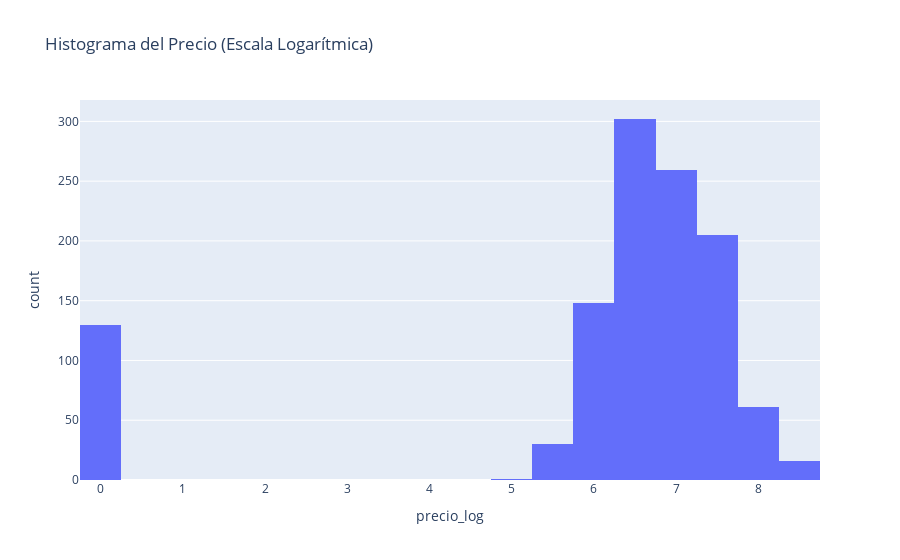

The cell this chart's notebook holds for it:
### Code cell
df_merged["precio_log"] = np.log1p(df_merged["precio"])  

# Graficar la distribución normalizada
fig = px.histogram(data_frame=df_merged, 
                   x="precio_log", 
                   nbins=40, 
                   title="Histograma del Precio (Escala Logarítmica)")
fig.show()

### Figure 1 — Plotly figure (JSON) as saved in the notebook; plotly's stock layout.template omitted (floating-point values rounded to 4 significant figures; data arrays with more than 128 entries replaced by an {"elided": "..."} marker saying what was removed)
{"data": [{"alignmentgroup": "True", "bingroup": "x", "hovertemplate": "precio_log=%{x}<br>count=%{y}<extra></extra>", "legendgroup": "", "marker": {"color": "#636efa", "pattern": {"shape": ""}}, "name": "", "nbinsx": 40, "offsetgroup": "", "orientation": "v", "showlegend": false, "type": "histogram", "x": {"elided": "1152 float values"}, "xaxis": "x", "yaxis": "y"}], "layout": {"barmode": "relative", "legend": {"tracegroupgap": 0}, "title": {"text": "Histograma del Precio (Escala Logarítmica)"}, "xaxis": {"anchor": "y", "domain": [0, 1], "title": {"text": "precio_log"}}, "yaxis": {"anchor": "x", "domain": [0, 1], "title": {"text": "count"}}}}
